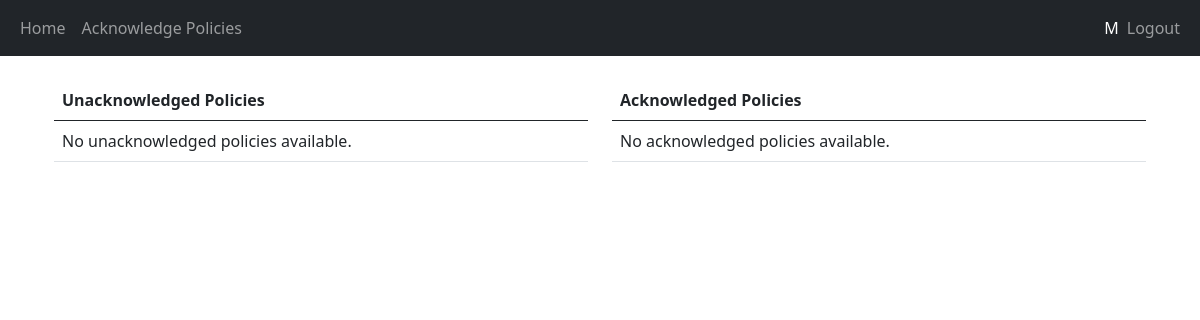
The app's page /view-policy-acknowledgment (signed in), older data.
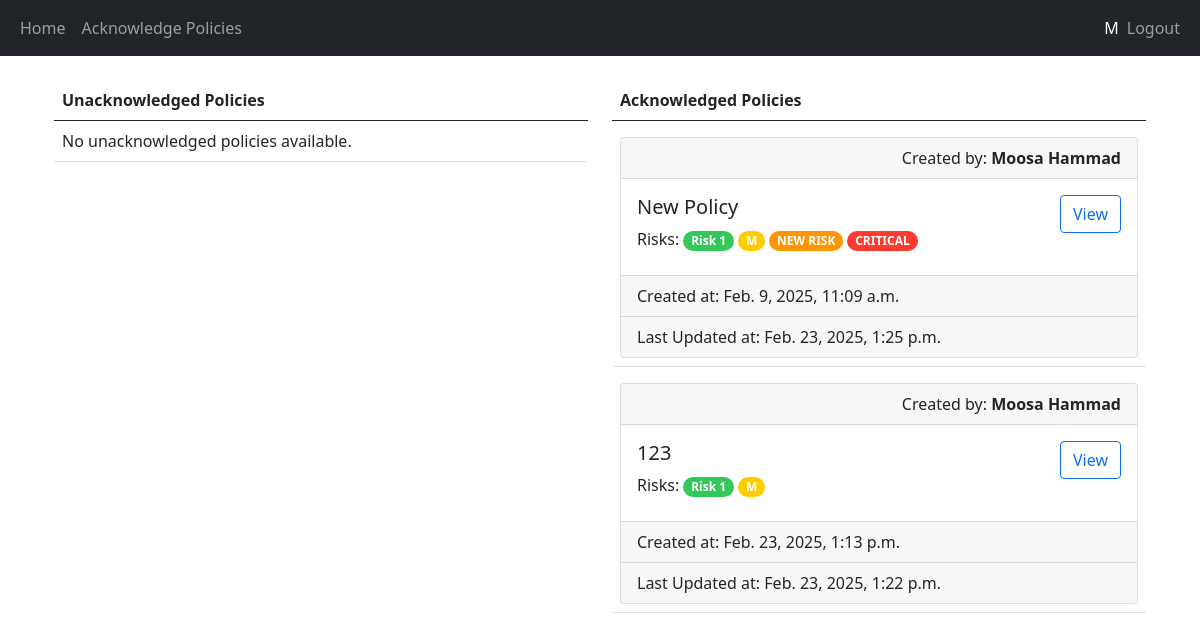
The same page, newer data.
### security/models.py (models this page shows, shortened)
class Policy(models.Model):
    Status = [
        ("DRAFT", "Draft"),
        ("IN_REVIEW", "In Review"),
        ("APPROVED", "Approved"),
        ("ACTIVE", "Active"),
        ("ARCHIVED", "Archived"),
    ]
    title = models.CharField(max_length=100)
    content = models.TextField(max_length=250)
    status = models.CharField(max_length=25, choices=Status, default="DRAFT")
    created_by = models.ForeignKey(User, on_delete=models.CASCADE)
    created_at = models.DateTimeField(auto_now_add=True)
    updated_at = models.DateTimeField(auto_now=True)
    risks = models.ManyToManyField(Risk)
    compliance_standards = models.ManyToManyField(ComplianceStandard)
    tracker = FieldTracker()
    version_count = models.IntegerField(default=0)

class Risk(models.Model):
    Severity_Levels = [
        ("LOW", "Low"),
        ("MEDIUM", "Medium"),
        ("HIGH", "High"),
        ("CRITICAL", "Critical"),
    ]
    name = models.CharField(max_length=100)
    description = models.TextField(max_length=250)
    severity = models.CharField(max_length=100, choices=Severity_Levels, default="LOW")
    updated_at = models.DateTimeField(auto_now=True)
    tracker = FieldTracker()

### security/views.py (the view, shortened to what this page needs)
# urls.py: path('view-policy-acknowledgment', views.view_policy_acknowledgment, name='view_policy_acknowledgment'),
@login_required(login_url="/login")
@permission_required(["security.view_policyacknowledgment", "security.change_policyacknowledgment"], login_url="/access-denied")
def view_policy_acknowledgment(request):
    acknowledged_policies = []
    for policy_acknowledgment in PolicyAcknowledgment.objects.filter(user = request.user):
        if policy_acknowledgment.policy.status == 'ACTIVE': acknowledged_policies.append(policy_acknowledgment.policy)
    unacknowledged_policies = Policy.objects.exclude(id__in=[policy.id for policy in acknowledged_policies])
    unacknowledged_policies = unacknowledged_policies.filter(status = 'ACTIVE')
    return render(request, 'security/list_policy_acknowledgment.html', {"unacknowledged_policies": unacknowledged_policies, "acknowledged_policies": acknowledged_policies})

### security/templates/security/list_policy_acknowledgment.html (shortened to what this page needs)
{% extends 'main/base.html' %}
{% block content %}
<div class="container">
<div class="row">
    <div class="col">
        <table class="table">
            <thead>
                <tr>
                <th scope="col">Unacknowledged Policies</th>
                </tr>
            </thead>
            <tbody>
                {% for policy in unacknowledged_policies %}
                <tr><td>
                <div class="card mt-2">
                    <div class="card-header text-end">Created by: <strong>{{ policy.created_by.first_name }} {{ policy.created_by.last_name }}</strong></div>
                    <div class="card-body d-flex flex-row justify-content-between">
                        <div class="card-title">
                            <h5>{{ policy.title }}</h5>
                            <span>Risks: </span>
                            {% for risk in policy.risks.all %}
                                <span class="badge rounded-pill {{risk.get_severity_display.lower}}-severity">{{risk.name}}</span>
                            {% endfor %}
                        </div>
                        <div>
                            <form method="post">
                                {% csrf_token %}
                                {% if perms.security.change_policyacknowledgment %}
                                <button type="submit" class="btn btn-primary" name="policy-id-acknowledge" value="{{policy.id}}">Acknowledge</button>
                                {% endif %}
                                {% if perms.security.view_policyacknowledgment %}
                                <button type="submit" class="btn btn-outline-primary" name="policy-id-view" value="{{policy.id}}">View</button>
                                {% endif %}
                            </form>
                        </div>
                    </div>
                    <div class="card-footer">Created at: {{ policy.created_at }}</div>
                    <div class="card-footer">Last Updated at: {{ policy.updated_at }}</div>
                </div>
                </td></tr>
                {% empty %}
                    <tr><td>No unacknowledged policies available.</td></tr>
                {% endfor %}
            </tbody>
            </table>
    </div>
    <div class="col">
        <table class="table">
            <thead>
                <tr>
                <th scope="col">Acknowledged Policies</th>
                </tr>
            </thead>
            <tbody>
                {% for policy in acknowledged_policies %}
                <tr><td>
                <div class="card mt-2">
                    <div class="card-header text-end">Created by: <strong>{{ policy.created_by.first_name }} {{ policy.created_by.last_name }}</strong></div>
                    <div class="card-body d-flex flex-row justify-content-between">
                        <div class="card-title">
                            <h5>{{ policy.title }}</h5>
                            <span>Risks: </span>
                            {% for risk in policy.risks.all %}
                                <span class="badge rounded-pill {{risk.get_severity_display.lower}}-severity">{{risk.name}}</span>
                            {% endfor %}
                        </div>
                        <div>
                            <form method="post">
                                {% if perms.security.view_policyacknowledgment %}
                                <button type="submit" class="btn btn-outline-primary" name="policy-id-view" value="{{policy.id}}">View</button>
                                {% endif %}
                            </form>
                        </div>
                    </div>
                    <div class="card-footer">Created at: {{ policy.created_at }}</div>
                    <div class="card-footer">Last Updated at: {{ policy.updated_at }}</div>
                </div>
                </td></tr>
                {% empty %}
                    <tr><td>No acknowledged policies available.</td></tr>
                {% endfor %}
            </tbody>
            </table>
    </div>
</div>
{% endblock %}

Row changes from the older to the newer data that the page shows:
now on this page (row edited): Policy: created_by.first_name "Moosa", created_by.last_name "Hammad", title "New Policy", {{ policy.id }} 18 (drawn), created_at "Feb. 9, 2025, 11:09 a.m.", updated_at "Feb. 23, 2025, 1:25 p.m."
now on this page (row unchanged): Risk: name "Risk 1"
now on this page (row unchanged): Risk: name "M"
now on this page (row unchanged): Risk: name "NEW RISK", shown under "Moosa"
now on this page (row unchanged): Risk: name "CRITICAL", shown under "Moosa"
added Policy: created_by.first_name "Moosa", created_by.last_name "Hammad", title "123", {{ policy.id }} 35 (drawn), created_at "Feb. 23, 2025, 1:13 p.m.", updated_at "Feb. 23, 2025, 1:22 p.m."
Text that changed along with them:
text no longer shown: "No acknowledged policies available."
